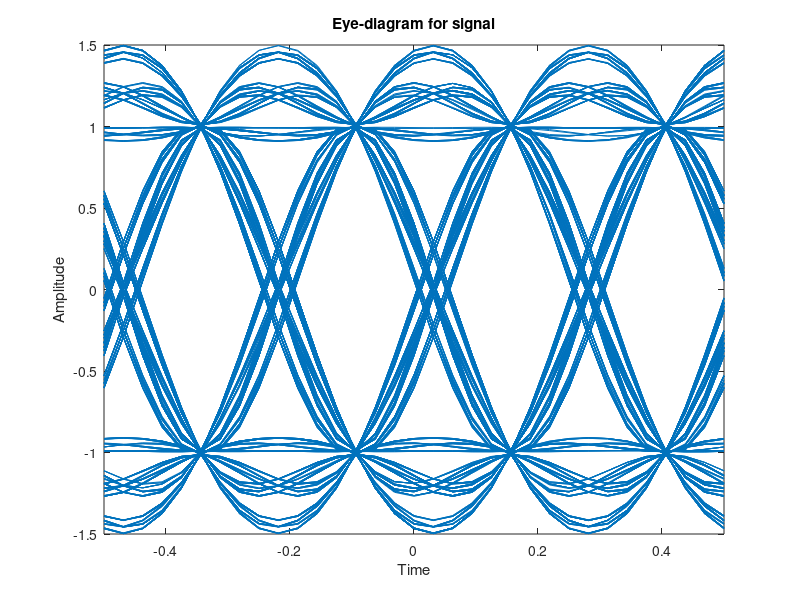
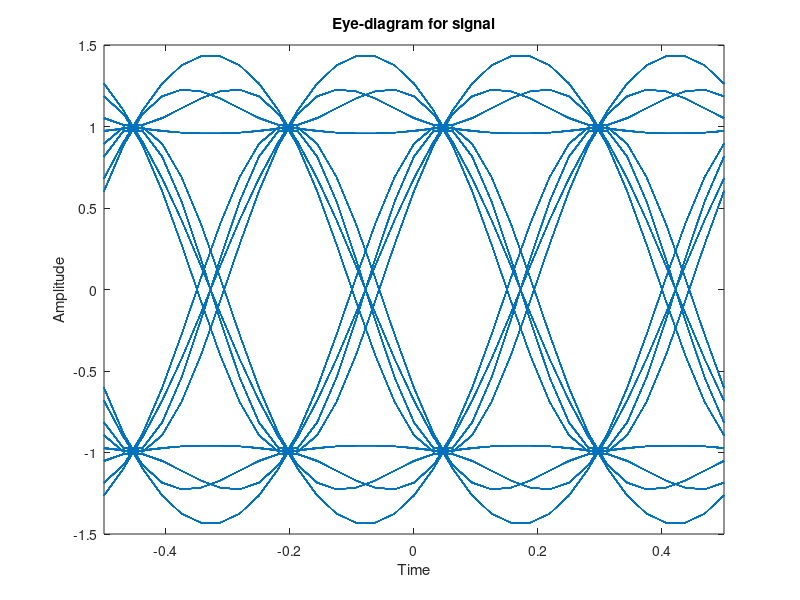
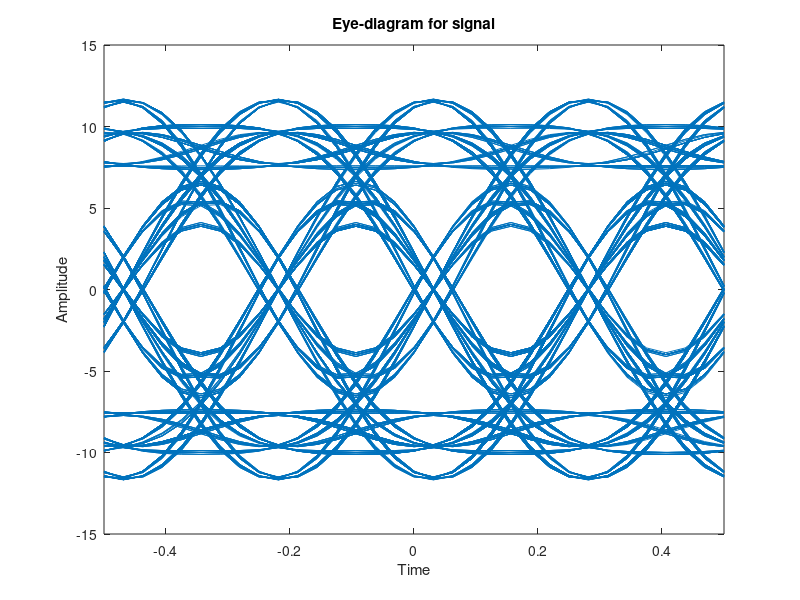
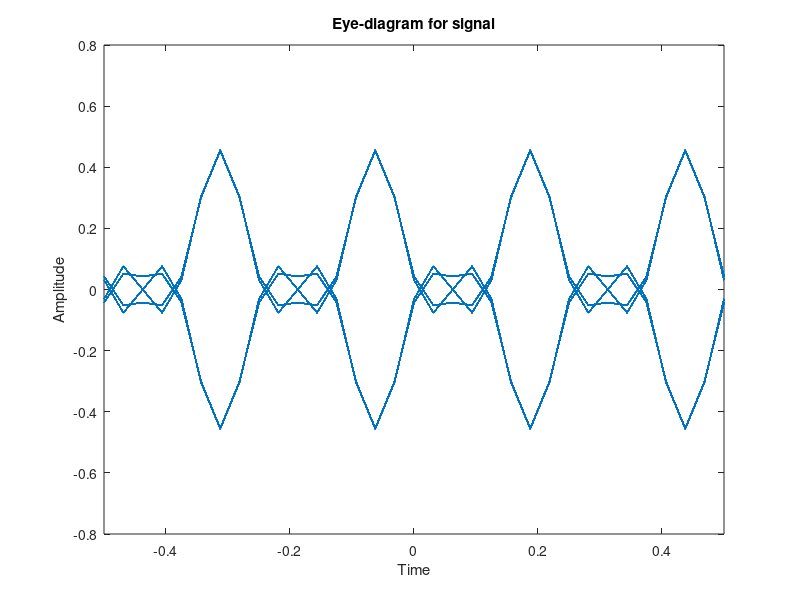

Reproduce these figures in MATLAB, in order.
ps=1*10^6;   %码速率为1MHz
a=0.5;       %成形滤波器系数
Fs=8*10^6;   %采样速率
N=2000;     %仿真数据的长度

t=0:1/Fs:(N*Fs/ps-1)/Fs;%产生长度为N,频率为fs的时间序列
s=randint(N,1,2);       %产生随机二进制数据作为原始数据
%将单极对码变换为双极性码
for i=1:N
    if s(i)==0
        s(i)=-1;
    end
end
%对数据以Fs频率采样
Ads_i=upsample(s,Fs/ps);

%设计升余弦滤波器
n_T=[-2 2];
rate=Fs/ps;
T=1;
cos_b = rcosfir(a,n_T,rate,T);%升余弦波器
cos_sqrt_b = rcosfir(a,n_T,rate,T,'sqrt');%平方根升八弦滤波器

%设计普通低通滤波器
fc=[ps 3.1*10^6];  %过渡带
mag=[1 0];         %窗函数的理想滤波器幅度
dev=[0.01 0.01];   %纹波
[n,wn,beta,ftype]=kaiserord(fc,mag,dev,Fs)  %获取凯塞窗参数
fpm=[0 fc(1)*2/Fs fc(2)*2/Fs 1];            %firpm函数的频段向量
magpm=[1 1 0 0];                            %firpm函数的幅值向量
normal_lpf=firpm(n,fpm,magpm);

%第一种情况：发送端采用平方根升弦滤波器，接收端采用平方根升余弦滤波器
tra=filter(cos_sqrt_b,1,Ads_i);
rec_1=filter(cos_sqrt_b,1,tra);
eyediagram(rec_1(100:length(tra)),4*Fs/ps);
%第二种情况：发送端采用升弦滤波器，接收端采普通滤波器
tra=filter(cos_b,1,Ads_i);
rec_2=filter(normal_lpf,1,tra);
eyediagram(rec_2(100:length(tra)),4*Fs/ps);
%第三种情况：发送端采用升弦滤波器，接收端采用升余弦滤波器
tra=filter(cos_b,1,Ads_i);
rec_3=filter(cos_b,1,tra);
eyediagram(rec_3(100:length(tra)),4*Fs/ps);
%第四种情况：发送端采用普通滤波器，接收端采用普通滤波器
tra=filter(normal_lpf,1,Ads_i);
rec_4=filter(normal_lpf,1,tra);
eyediagram(rec_4(100:length(tra)),4*Fs/ps);
